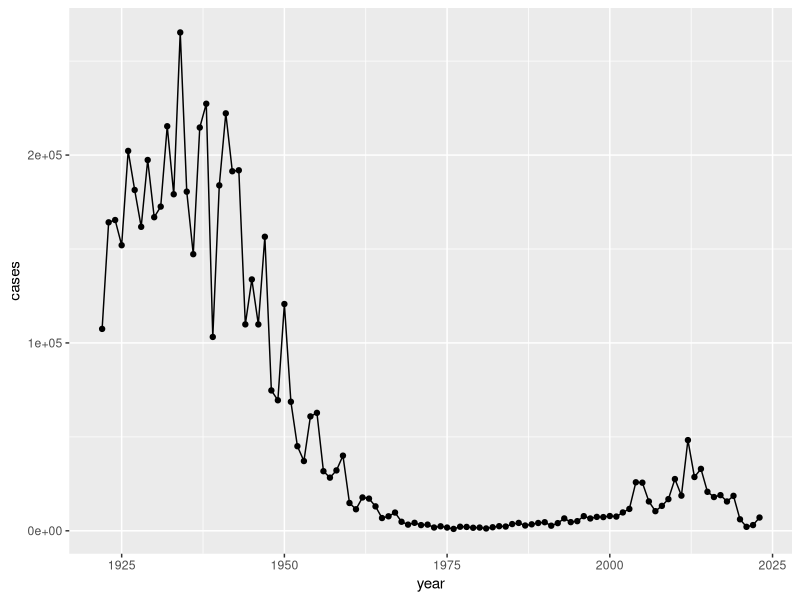
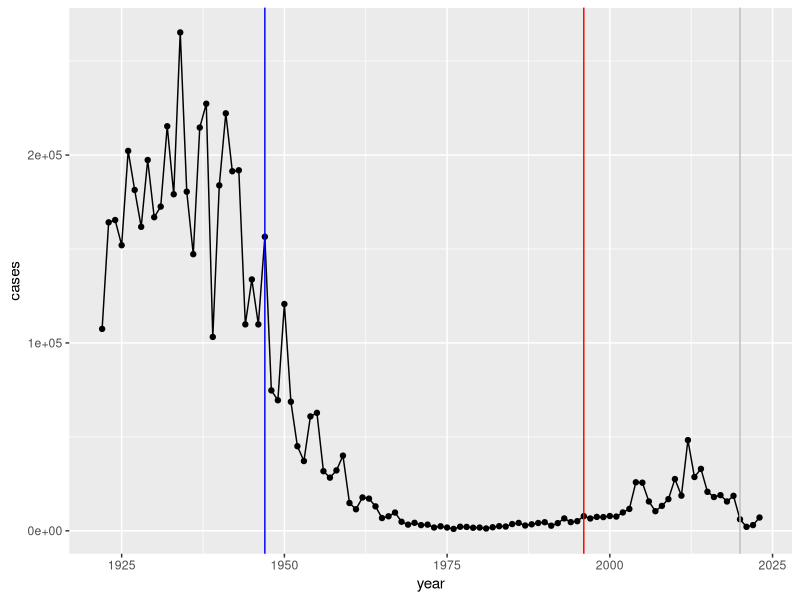

These figures' R source, in order: (Note: this script raises an error after producing the figures.)
## ---- chunk 1
# install.packages("datapasta")

cdc <- data.frame(
  year = c(
    1922L,
    1923L,
    1924L,
    1925L,
    1926L,
    1927L,
    1928L,
    1929L,
    1930L,
    1931L,
    1932L,
    1933L,
    1934L,
    1935L,
    1936L,
    1937L,
    1938L,
    1939L,
    1940L,
    1941L,
    1942L,
    1943L,
    1944L,
    1945L,
    1946L,
    1947L,
    1948L,
    1949L,
    1950L,
    1951L,
    1952L,
    1953L,
    1954L,
    1955L,
    1956L,
    1957L,
    1958L,
    1959L,
    1960L,
    1961L,
    1962L,
    1963L,
    1964L,
    1965L,
    1966L,
    1967L,
    1968L,
    1969L,
    1970L,
    1971L,
    1972L,
    1973L,
    1974L,
    1975L,
    1976L,
    1977L,
    1978L,
    1979L,
    1980L,
    1981L,
    1982L,
    1983L,
    1984L,
    1985L,
    1986L,
    1987L,
    1988L,
    1989L,
    1990L,
    1991L,
    1992L,
    1993L,
    1994L,
    1995L,
    1996L,
    1997L,
    1998L,
    1999L,
    2000L,
    2001L,
    2002L,
    2003L,
    2004L,
    2005L,
    2006L,
    2007L,
    2008L,
    2009L,
    2010L,
    2011L,
    2012L,
    2013L,
    2014L,
    2015L,
    2016L,
    2017L,
    2018L,
    2019L,
    2020L,
    2021L,
    2022L,
    2023L
  ),
  cases = c(
    107473,
    164191,
    165418,
    152003,
    202210,
    181411,
    161799,
    197371,
    166914,
    172559,
    215343,
    179135,
    265269,
    180518,
    147237,
    214652,
    227319,
    103188,
    183866,
    222202,
    191383,
    191890,
    109873,
    133792,
    109860,
    156517,
    74715,
    69479,
    120718,
    68687,
    45030,
    37129,
    60886,
    62786,
    31732,
    28295,
    32148,
    40005,
    14809,
    11468,
    17749,
    17135,
    13005,
    6799,
    7717,
    9718,
    4810,
    3285,
    4249,
    3036,
    3287,
    1759,
    2402,
    1738,
    1010,
    2177,
    2063,
    1623,
    1730,
    1248,
    1895,
    2463,
    2276,
    3589,
    4195,
    2823,
    3450,
    4157,
    4570,
    2719,
    4083,
    6586,
    4617,
    5137,
    7796,
    6564,
    7405,
    7298,
    7867,
    7580,
    9771,
    11647,
    25827,
    25616,
    15632,
    10454,
    13278,
    16858,
    27550,
    18719,
    48277,
    28639,
    32971,
    20762,
    17972,
    18975,
    15609,
    18617,
    6124,
    2116,
    3044,
    7063
  )
)
## ---- chunk 2
library(ggplot2)

ggplot(cdc) + aes(x=year, y=cases) + geom_point() + geom_line() 

## ---- chunk 3
ggplot(cdc) + aes(x=year, y=cases) + geom_point() + geom_line() + geom_vline(xintercept = 1947, col="blue") + geom_vline(xintercept = 1996, col="red") + geom_vline(xintercept = 2020, col="gray")
## ---- chunk 4
# install.packages("jsonlite")
library(jsonlite)

subject <- read_json("http://cmi-pb.org/api/v5_1/subject", simplifyVector = TRUE)
head(subject)
## ---- chunk 5
nrow(subject)
## ---- chunk 6
table(subject$infancy_vac)
## ---- chunk 7
table(subject$race, subject$biological_sex)
## ---- chunk 8
specimen <- read_json("http://cmi-pb.org/api/v5_1/specimen", simplifyVector = TRUE)
ab_titer <- read_json("http://cmi-pb.org/api/v5_1/plasma_ab_titer", simplifyVector = TRUE)
## ---- chunk 9
head(specimen)
## ---- chunk 10
head(ab_titer)
## ---- chunk 11
library(dplyr)

meta <- inner_join(subject, specimen)

head(meta)
## ---- chunk 12
ab_data <- inner_join(meta, ab_titer)
head(ab_data)
## ---- chunk 13
unique(ab_data$isotype)
## ---- chunk 14
unique(ab_data$antigen)
## ---- chunk 15
ggplot(ab_data) + aes(x=MFI, y=antigen) + geom_boxplot()
## ---- chunk 16
igg <- ab_data |> 
  filter(isotype == "IgG")
## ---- chunk 17
ggplot(igg) + aes(MFI_normalised, antigen) + geom_boxplot()
## ---- chunk 18
ggplot(igg) + aes(MFI_normalised, antigen, col=infancy_vac) + geom_boxplot()

## ---- chunk 19
ggplot(igg) + aes(MFI_normalised, antigen) + geom_boxplot() + facet_wrap(~infancy_vac)

## ---- chunk 20
table(ab_data$visit) # it's an ongoing study so more recent visits are still collecting data
## ---- chunk 21
igg |> 
  filter(visit %in% 1:8) |>
  ggplot() + aes(MFI_normalised, antigen, col=infancy_vac) + geom_boxplot() + facet_wrap(~visit, nrow=2)

## ---- chunk 22
pt <- igg |> 
  filter(antigen == "PT") |> 
  filter(dataset == "2021_dataset")
  
## ---- chunk 23
ggplot(pt) + 
  aes(planned_day_relative_to_boost, 
      MFI_normalised, 
      col=infancy_vac,
      group=subject_id) +
  geom_point() + 
  geom_line() +
  geom_vline(xintercept = 14, col="blue")
## ---- chunk 24
sessionInfo()
